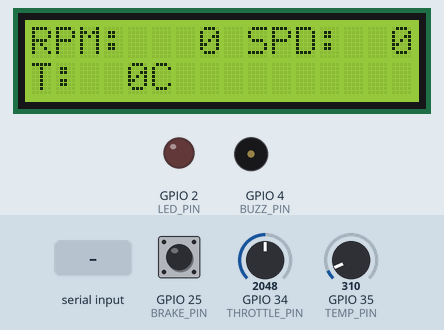
Bench run of a sketch on a simulated ESP32. Shown: 16×2 character LCD, output pins drawn as LEDs (lit = HIGH), buzzer (waves = sounding). The test bench sets the inputs (shaded band); at power-on: GPIO 25 (BRAKE_PIN) HIGH, GPIO 34 (THROTTLE_PIN) = 2048, GPIO 35 (TEMP_PIN) = 310. What the sketch prints to the serial monitor is not drawn.

Above: at 0.36 s.
At 1.3 s:
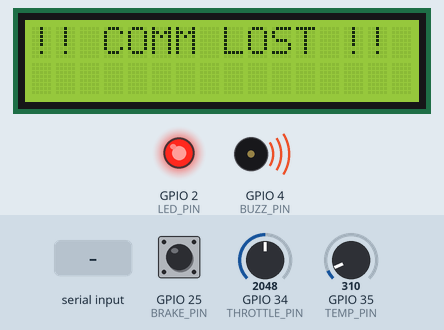
1.4 s: "c\n" received over Serial
Timing chart, 0 to 9.5 s (numbered marks = the images above; inputs shaded):
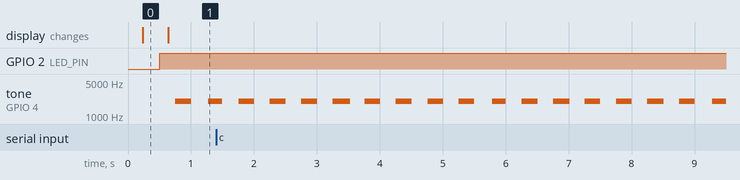

The sketch:

sketch.ino
```cpp
#include <Wire.h>
#include <LiquidCrystal_I2C.h>

// ---------- Pins ----------
#define THROTTLE_PIN 34   // POT1  = Throttle pedal
#define TEMP_PIN     35   // POT2  = Coolant temperature sensor
#define BRAKE_PIN    25   // BUTTON = Brake pedal
#define LED_PIN      2    // LED   = Warning lamp
#define BUZZ_PIN     4    // BUZZER = Audible alarm

// ECU1 (Engine) -> Serial2: RX=16, TX=17
// ECU2 (Dash)   -> Serial1: RX=19, TX=18
HardwareSerial &engineLink = Serial2;
HardwareSerial &dashLink   = Serial1;

LiquidCrystal_I2C lcd(0x27, 16, 2);

uint8_t xorSum(const uint8_t *d, uint8_t n) {
  uint8_t c = 0;
  while (n--) c ^= *d++;
  return c;
}

// Turns the state into readable text for the Serial Monitor
String caseName(bool lost, uint8_t f) {
  if (lost) return "COMM LOST";
  String s = "";
  if (f & 2) s += "OVERHEAT ";
  if (f & 4) s += "OVER-REV ";
  if (f & 1) s += "BRAKING ";
  if (s == "") return "NORMAL";
  s.trim();
  return s;
}

// ================= ECU 1: ENGINE =================
// Frame: [0xAA][ID=0x01][LEN=5][RPM_H][RPM_L][SPEED][TEMP][FLAGS][XOR][0x55]
// FLAGS: bit0 = brake, bit1 = overheat, bit2 = over-rev
void engineTask(void *pv) {
  uint16_t rpm = 800;
  uint8_t speedKmh = 0;
  bool linkCut = false;
  int tick = 0;

  for (;;) {
    int throttle = map(analogRead(THROTTLE_PIN), 0, 4095, 0, 100);
    int tempC    = map(analogRead(TEMP_PIN), 0, 4095, 40, 130);
    bool brake   = !digitalRead(BRAKE_PIN);

    int target = 800 + throttle * 62;
    rpm += (target - (int)rpm) / 4;

    if (brake) {
      speedKmh = (speedKmh > 3) ? speedKmh - 3 : 0;
    } else {
      int targetSpeed = constrain((int)(rpm - 900) / 35, 0, 200);
      if (speedKmh < targetSpeed) speedKmh++;
      else if (speedKmh > targetSpeed) speedKmh--;
    }

    uint8_t flags = (brake ? 1 : 0) | (tempC > 105 ? 2 : 0) | (rpm > 6500 ? 4 : 0);

    uint8_t frame[10] = { 0xAA, 0x01, 5,
                          (uint8_t)(rpm >> 8), (uint8_t)rpm,
                          speedKmh, (uint8_t)tempC, flags, 0, 0x55 };
    frame[8] = xorSum(&frame[1], 7);

    // Type 'c' in the Serial Monitor to cut / restore the link
    if (Serial.available() && Serial.read() == 'c') {
      linkCut = !linkCut;
      Serial.println(linkCut ? "\n[ECU1] *** LINK CUT by user (no frames sent) ***\n"
                             : "\n[ECU1] *** LINK RESTORED by user ***\n");
    }
    if (!linkCut) engineLink.write(frame, 10);

    // Print engine status once per second (every 10 cycles)
    if (++tick % 10 == 0) {
      Serial.printf("[ECU1 TX] RPM=%u SPD=%u TEMP=%dC flags=%u%s\n",
                    rpm, speedKmh, tempC, flags, linkCut ? "  (LINK CUT)" : "");
    }
    vTaskDelay(pdMS_TO_TICKS(100));
  }
}

// ================= ECU 2: DASHBOARD =================
uint16_t d_rpm = 0;
uint8_t d_spd = 0, d_flags = 0;
int d_temp = 0;

bool parseByte(uint8_t b) {
  static uint8_t buf[10];
  static uint8_t i = 0;
  if (i == 0 && b != 0xAA) return false;
  buf[i++] = b;
  if (i == 10) {
    i = 0;
    if (buf[9] == 0x55 && buf[1] == 0x01 && buf[2] == 5 &&
        xorSum(&buf[1], 7) == buf[8]) {
      d_rpm = (buf[3] << 8) | buf[4];
      d_spd = buf[5];
      d_temp = buf[6];
      d_flags = buf[7];
      return true;
    }
  }
  return false;
}

void dashTask(void *pv) {
  uint32_t lastValid = 0, lcdT = 0, printT = 0;
  String lastCase = "";

  for (;;) {
    while (dashLink.available())
      if (parseByte(dashLink.read())) lastValid = millis();

    bool commLost = (millis() - lastValid) > 500;
    bool warn = commLost || (d_flags & 6);
    digitalWrite(LED_PIN, warn);

    // Buzzer: 2000 Hz beep, 250 ms on / 250 ms off while a warning is active
    static bool buzzOn = false;
    bool wantBuzz = warn && ((millis() / 250) % 2);
    if (wantBuzz && !buzzOn) { tone(BUZZ_PIN, 2000); buzzOn = true; }
    if (!wantBuzz && buzzOn) { noTone(BUZZ_PIN);     buzzOn = false; }

    // ---- Serial Monitor: exact case ----
    String cs = caseName(commLost, d_flags);
    if (cs != lastCase) {                       // print a banner when the case changes
      if (commLost)
        Serial.println("\n>>> [ECU2 DASH] CASE: COMM LOST  (no valid frame for > 500 ms) <<<\n");
      else
        Serial.printf("\n>>> [ECU2 DASH] CASE: %s  (RPM=%u SPD=%u TEMP=%dC) <<<\n\n",
                      cs.c_str(), d_rpm, d_spd, d_temp);
      lastCase = cs;
    }
    if (millis() - printT > 1000) {             // status line once per second
      printT = millis();
      if (commLost) Serial.println("[ECU2 RX] -- no data --   | CASE: COMM LOST");
      else Serial.printf("[ECU2 RX] RPM=%u SPD=%u TEMP=%dC | CASE: %s\n",
                         d_rpm, d_spd, d_temp, cs.c_str());
    }

    // ---- LCD (flicker-free) ----
    if (millis() - lcdT > 200) {
      lcdT = millis();
      if (commLost) {
        lcd.setCursor(0, 0); lcd.print("!! COMM LOST !! ");
        lcd.setCursor(0, 1); lcd.print("                ");
      } else {
        lcd.setCursor(0, 0); lcd.printf("RPM:%4u SPD:%3u", d_rpm, d_spd);
        lcd.setCursor(0, 1); lcd.printf("T:%3dC %-4s%-4s", d_temp,
                                        (d_flags & 2) ? "HOT" : "",
                                        (d_flags & 4) ? "REV" : "");
      }
    }
    vTaskDelay(pdMS_TO_TICKS(10));
  }
}

void setup() {
  Serial.begin(115200);
  engineLink.begin(115200, SERIAL_8N1, 16, 17);  // RX, TX
  dashLink.begin(115200, SERIAL_8N1, 19, 18);    // RX, TX

  pinMode(BRAKE_PIN, INPUT_PULLUP);
  pinMode(LED_PIN, OUTPUT);
  pinMode(BUZZ_PIN, OUTPUT);

  lcd.init();
  lcd.backlight();
  lcd.print("ECU Simulator");

  Serial.println("==============================================");
  Serial.println(" ESP32 Automotive ECU Communication Simulator");
  Serial.println("==============================================");
  Serial.println(" CASES SHOWN IN THIS TERMINAL:");
  Serial.println("  NORMAL     -> all values in range");
  Serial.println("  OVERHEAT   -> coolant temp > 105 C  (flag bit1)");
  Serial.println("  OVER-REV   -> RPM > 6500            (flag bit2)");
  Serial.println("  BRAKING    -> brake button held     (flag bit0)");
  Serial.println("  COMM LOST  -> no valid frame > 500 ms");
  Serial.println(" Type 'c' + Enter to cut / restore the UART link");
  Serial.println("==============================================\n");

  xTaskCreatePinnedToCore(engineTask, "ECU1_Engine", 4096, NULL, 2, NULL, 0);
  xTaskCreatePinnedToCore(dashTask,   "ECU2_Dash",   6144, NULL, 1, NULL, 1);
}

void loop() { vTaskDelete(NULL); }
```

Measured:
- by itself, tone on GPIO 4 (BUZZ_PIN): alternates 2000 Hz for 0.25 s and silent for 0.25 s
- what the display in image 0 shows lasts 0.4 s, from 0.2 s to 0.6 s
